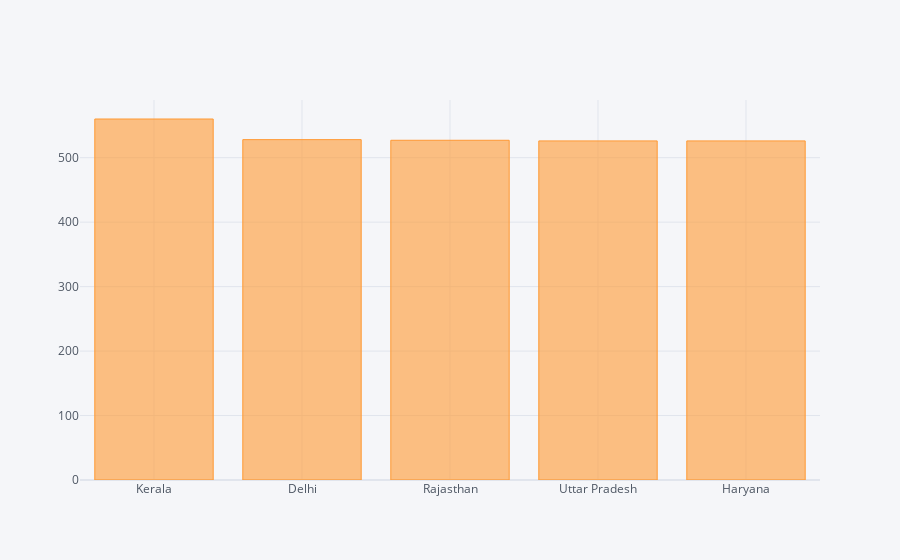

The cell this chart's notebook holds for it:
### Code cell
states.iplot("bar")

### Figure 1 — Plotly figure (JSON) as saved in the notebook; plotly's stock layout.template omitted (floating-point values rounded to 4 significant figures)
{"data": [{"marker": {"color": "rgba(255, 153, 51, 0.6)", "line": {"color": "rgba(255, 153, 51, 1.0)", "width": 1}}, "name": "State/UnionTerritory", "orientation": "v", "text": "", "type": "bar", "x": ["Kerala", "Delhi", "Rajasthan", "Uttar Pradesh", "Haryana"], "y": [560, 528, 527, 526, 526]}], "layout": {"legend": {"bgcolor": "#F5F6F9", "font": {"color": "#4D5663"}}, "paper_bgcolor": "#F5F6F9", "plot_bgcolor": "#F5F6F9", "title": {"font": {"color": "#4D5663"}}, "xaxis": {"gridcolor": "#E1E5ED", "showgrid": true, "tickfont": {"color": "#4D5663"}, "title": {"font": {"color": "#4D5663"}, "text": ""}, "zerolinecolor": "#E1E5ED"}, "yaxis": {"gridcolor": "#E1E5ED", "showgrid": true, "tickfont": {"color": "#4D5663"}, "title": {"font": {"color": "#4D5663"}, "text": ""}, "zerolinecolor": "#E1E5ED"}}}
